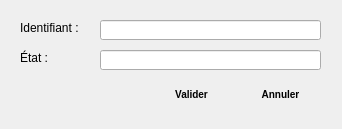
<?xml version="1.0" encoding="UTF-8"?>
<ui version="4.0">
 <class>AjouterBorne</class>
 <widget class="QDialog" name="AjouterBorne">
  <property name="geometry">
   <rect>
    <x>0</x>
    <y>0</y>
    <width>342</width>
    <height>129</height>
   </rect>
  </property>
  <property name="windowTitle">
   <string>Dialog</string>
  </property>
  <property name="windowIcon">
   <iconset>
    <normaloff>add.png</normaloff>add.png</iconset>
  </property>
  <property name="styleSheet">
   <string notr="true"> QPushButton {
     border: 1px solid #1E7FCB74D0F1;
     border-radius: 4px;
     background-color: qlineargradient(x1: 0, y1: 0, x2: 0, y2: 1,
                                       stop: 0 #1E7FCB, stop: 0.4 #74D0F1,
									   stop: 0.5 #74D0F1, stop: 1.0 #1E7FCB);
     min-width: 80px;
	 min-height: 25px;
	 font-weight: bold;
	 font-size:10px;
	 border-color: #1E7FCB;
 }
 
 QPushButton:pressed {
     background-color: qlineargradient(x1: 0, y1: 0, x2: 0, y2: 1,
                                       stop: 0 #BB0B0B, stop: 0.4 #E32636,
									   stop: 0.5 #E32636, stop: 1.0 #BB0B0B);
	font-weight: bold;
	color:white;
	border-color: #BB0B0B;
 }

 QPushButton:hover {
     background-color: qlineargradient(x1: 0, y1: 0, x2: 0, y2: 1,
                                       stop: 0 #BB0B0B, stop: 1 #E32636,
									   stop: 0.5 #E32636, stop: 1.0 #BB0B0B);
	 color:white;
	 font-weight: bold;
	 border-color: #E32636;
 }

 QPushButton:flat {
     border: none; /* no border for a flat push button */
 }</string>
  </property>
  <widget class="QLabel" name="label">
   <property name="geometry">
    <rect>
     <x>20</x>
     <y>20</y>
     <width>81</width>
     <height>16</height>
    </rect>
   </property>
   <property name="text">
    <string>Identifiant :</string>
   </property>
  </widget>
  <widget class="QLabel" name="label_2">
   <property name="geometry">
    <rect>
     <x>20</x>
     <y>50</y>
     <width>81</width>
     <height>16</height>
    </rect>
   </property>
   <property name="text">
    <string>État :</string>
   </property>
  </widget>
  <widget class="QLineEdit" name="lineEditAjIdBor">
   <property name="geometry">
    <rect>
     <x>100</x>
     <y>20</y>
     <width>221</width>
     <height>20</height>
    </rect>
   </property>
  </widget>
  <widget class="QLineEdit" name="lineEditAjEtatBor">
   <property name="geometry">
    <rect>
     <x>100</x>
     <y>50</y>
     <width>221</width>
     <height>20</height>
    </rect>
   </property>
  </widget>
  <widget class="QWidget" name="">
   <property name="geometry">
    <rect>
     <x>150</x>
     <y>80</y>
     <width>172</width>
     <height>29</height>
    </rect>
   </property>
   <layout class="QHBoxLayout" name="horizontalLayout">
    <item>
     <widget class="QPushButton" name="validerBtnAjBor">
      <property name="text">
       <string>Valider</string>
      </property>
     </widget>
    </item>
    <item>
     <widget class="QPushButton" name="annulerBtnAjBor">
      <property name="text">
       <string>Annuler</string>
      </property>
     </widget>
    </item>
   </layout>
  </widget>
  <zorder>validerBtnAjBor</zorder>
  <zorder>annulerrBtnAjBor</zorder>
  <zorder>label</zorder>
  <zorder>label_2</zorder>
  <zorder>lineEdit</zorder>
  <zorder>lineEdit_2</zorder>
  <zorder>label</zorder>
  <zorder>label_2</zorder>
  <zorder>lineEditAjIdBor</zorder>
  <zorder>lineEditAjEtatBor</zorder>
  <zorder>validerBtnAjBor</zorder>
  <zorder>annulerBtnAjBor</zorder>
  <zorder>validerBtnAjBor</zorder>
 </widget>
 <resources/>
 <connections/>
</ui>
